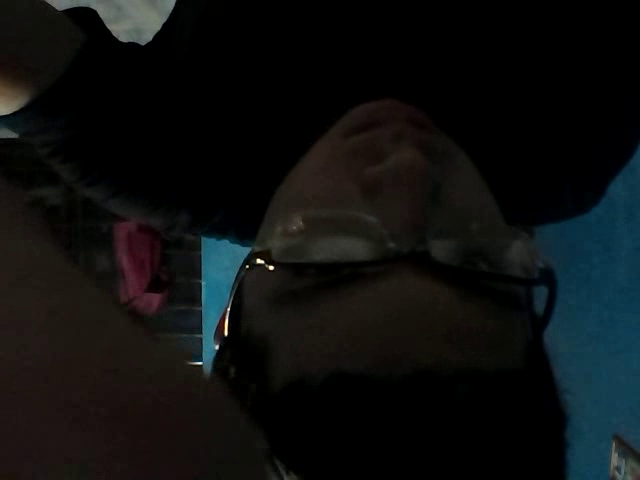
#> input picture frame 12 of nuevoVideo.mp4, 640 x 480 px, given in place of TRIM_20171218_172020.mp4, which was not available
$ python OpenCVVideo1.py
#> lines starting #> are read from the running program, lines starting #| are printed output that depends on the picture
import cv2
import numpy as np
captura = cv2.VideoCapture("TRIM_20171218_172020.mp4")

while True:
    ret, frame = captura.read() #captura del video cuadro por cuadro
#> frame is the input picture: shape (480, 640, 3); mean B, G, R 15.7, 15.6, 13.7
    gris = cv2.cvtColor(frame, cv2.COLOR_BGR2GRAY) #cada cuadro cambiado a gris
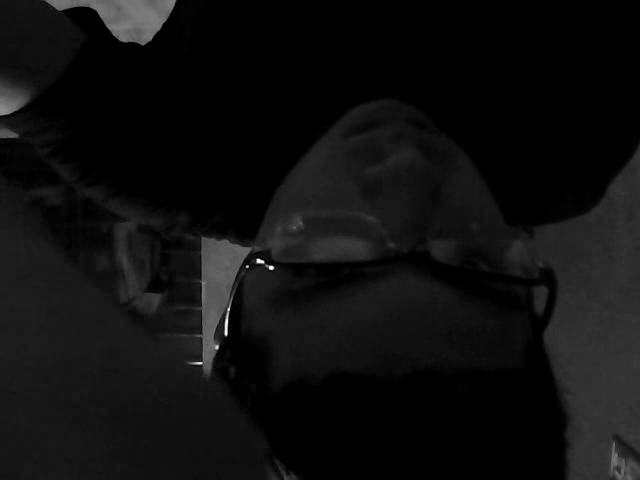
#> gris: shape (480, 640); min 0, max 251, mean 15
    cv2.imshow("video", gris) #se muestra el cuadro resultante
    if cv2.waitKey(0) == ord("e"):
#> (key e is pressed here)
        break;
captura.release() #se libera la captura
cv2.destroyAllWindows()

$ run again, starting later in the video
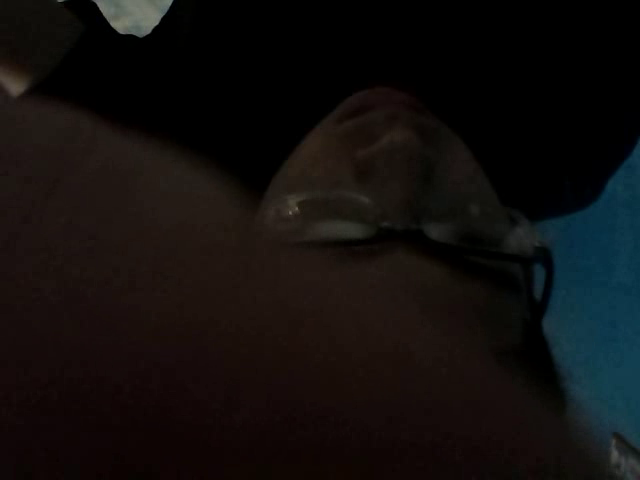
#> input picture frame 56 of nuevoVideo.mp4, 640 x 480 px, given in place of TRIM_20171218_172020.mp4, which was not available
#> frame is the input picture: shape (480, 640, 3); mean B, G, R 13.3, 14.2, 16.8
#> `gris = cv2.cvtColor(frame, cv2.COLOR_BGR2GRAY)`:
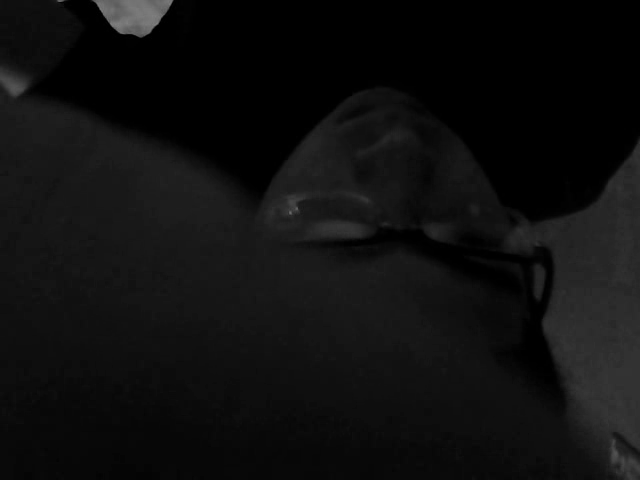
#> gris: shape (480, 640); min 0, max 129, mean 14.9

$ run again, starting later in the video
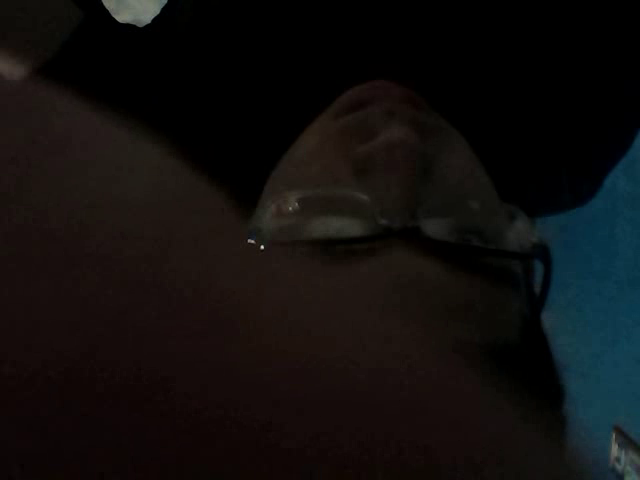
#> input picture frame 100 of nuevoVideo.mp4, 640 x 480 px, given in place of TRIM_20171218_172020.mp4, which was not available
#> frame is the input picture: shape (480, 640, 3); mean B, G, R 13.7, 14.3, 16.1
#> `gris = cv2.cvtColor(frame, cv2.COLOR_BGR2GRAY)`:
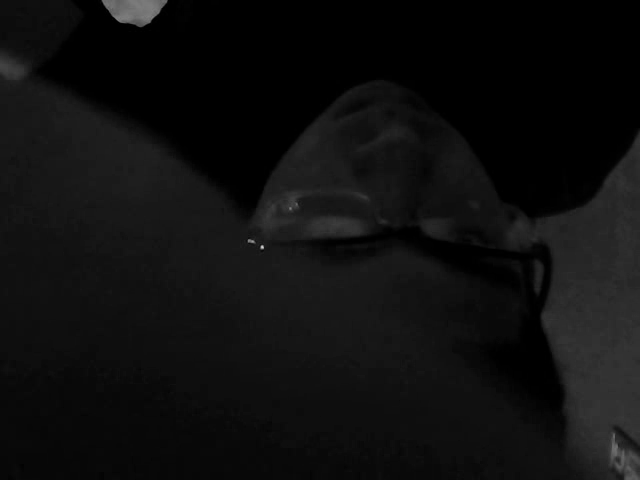
#> gris: shape (480, 640); min 0, max 210, mean 14.8
